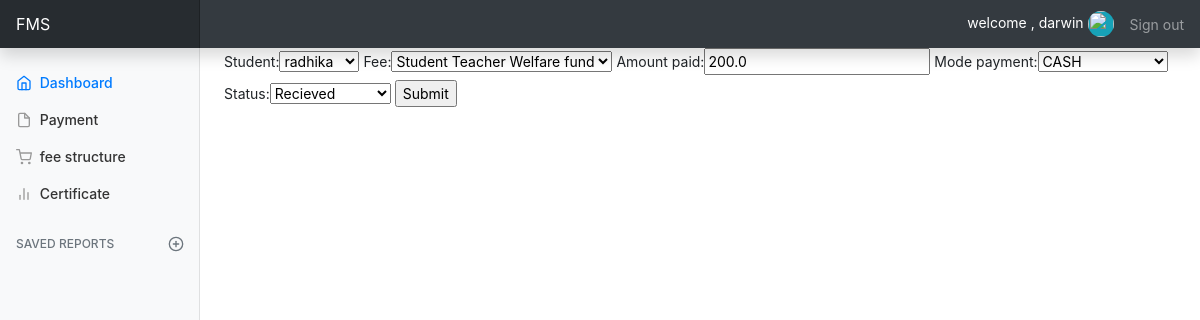
The app's page /update_payment/9/ (signed in) with its own data.
### accounts/models.py (models this page shows, shortened)
class Payment(models.Model):
	STATUS = (
		('Pending', 'Pending'),
		('Recieved', 'Recieved'),
		('Acknowledged', 'Acknowledged'),
		)
	MODE_OF_PAYMENT = (
		('NEFT','NEFT'),
		('BANK-TO-BANK','BANK-TO-BANK'),
		('NETBANKING','NETBANKING'),
		('CASH','CASH'),
		)
	student = models.ForeignKey(Student, null=True, on_delete= models.SET_NULL)
	fee = models.ForeignKey(Fee, null=True, on_delete= models.SET_NULL)
	amount_paid = models.FloatField()
	mode_payment = models.CharField(max_length=25, choices=MODE_OF_PAYMENT)
	date_created = models.DateTimeField(auto_now_add=True, null=True)
	status = models.CharField(max_length=200, null=True, choices=STATUS)

### accounts/decorators.py (the view)
		def wrapper_func(request, *args, **kwargs):
			group = None;
			if request.user.groups.exists():
				group = request.user.groups.all()[0].name
			if group in allowed_roles:
				return view_func(request, *args, **kwargs)
			else:
				return HttpResponse("U are not authorized to view this page")

### accounts/forms.py
class PaymentForm(ModelForm):
	class Meta:
		model = Payment
		fields =  '__all__'

### accounts/models.py (called while the page is built)
	def __str__(self):
		return self.name

	def __str__(self):
		return self.name

### accounts/views.py (called while the page is built)
@login_required(login_url='login')
@allowed_users(allowed_roles=['admin'])
def updatePayment(request, pk):
	payment = Payment.objects.get(id=pk)
	form = PaymentForm(instance=payment)
	if (request.method == 'POST'):
		form = PaymentForm(request.POST, instance=payment)
		if form.is_valid():
			form.save()
			return redirect('/')
	context = {'form':form}
	return render(request, 'accounts/payment_form.html', context)

### accounts/templates/accounts/payment_form.html (shortened to what this page needs)
{% extends 'accounts/main.html' %}
{% load static %}
{% block content %}
<div class="col-md-9 ml-sm-auto col-lg-10 px-md-4">
	<form action="" method="POST">
		{{form}}
		<input type="submit" name="Submit">
	</form>
</div>
{% endblock %}

### accounts/templates/accounts/navbar.html (shortened to what this page needs)
{% load static %}
 <nav class="navbar navbar-dark sticky-top bg-dark flex-md-nowrap p-0 shadow">
    <a class="navbar-brand col-md-3 col-lg-2 mr-0 px-3" href="#">FMS</a>
    <span class="ml-auto" style="color:#fff;">welcome , {{request.user}}
      {% if request.user.student.gender == "MALE" %}
        <img class="rounded-circle border-light bg-info" src="https://icon-library.net//images/boy-icon-png/boy-icon-png-10.jpg" width="26px" height="26px" /></a>
      {% else %}
        <img class="rounded-circle border-light bg-warning" src="https://img.pngio.com/social-user-woman-avatar-profile-icon-female-profile-png-512_512.png" width="26px" height="26px">
      {% endif %}
    </span>
    <ul class="navbar-nav px-3">
      <li class="nav-item">
        <a class="nav-link" href="{% url 'logout' %}">Sign out</a>
      </li>
    </ul>
  </nav>

### static/css/dashboard.css (style rules this page uses)
body { font-size: .875rem; }
.navbar-brand { padding-top: .75rem; padding-bottom: .75rem; font-size: 1rem; background-color: rgba(0, 0, 0, .25); box-shadow: inset -1px 0 0 rgba(0, 0, 0, .25); }

### records on screen
Payment: student "radhika", fee "Student Teacher Welfare fund", amount_paid "200.0", mode_payment "CASH", status "Recieved"

### other values on screen
{{ request.user }} "darwin"
